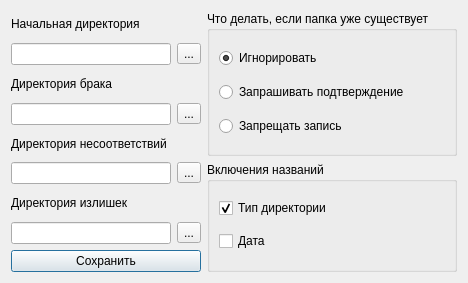
<?xml version="1.0" encoding="UTF-8"?>
<ui version="4.0">
 <class>SettingsForm</class>
 <widget class="QDialog" name="SettingsForm">
  <property name="geometry">
   <rect>
    <x>0</x>
    <y>0</y>
    <width>468</width>
    <height>283</height>
   </rect>
  </property>
  <property name="windowTitle">
   <string>Настройки конфигурации</string>
  </property>
  <layout class="QGridLayout" name="gridLayout">
   <item row="1" column="0">
    <widget class="QLineEdit" name="editStartDirection"/>
   </item>
   <item row="3" column="1">
    <widget class="QToolButton" name="buttonDefect">
     <property name="text">
      <string>...</string>
     </property>
    </widget>
   </item>
   <item row="7" column="0">
    <widget class="QLineEdit" name="editOverageDirection"/>
   </item>
   <item row="0" column="2" rowspan="5">
    <widget class="QGroupBox" name="groupBox">
     <property name="sizePolicy">
      <sizepolicy hsizetype="Preferred" vsizetype="Preferred">
       <horstretch>0</horstretch>
       <verstretch>0</verstretch>
      </sizepolicy>
     </property>
     <property name="title">
      <string>Что делать, если папка уже существует</string>
     </property>
     <layout class="QVBoxLayout" name="verticalLayout">
      <item>
       <widget class="QRadioButton" name="radioButtonIgnore">
        <property name="text">
         <string>Игнорировать</string>
        </property>
        <property name="checked">
         <bool>true</bool>
        </property>
       </widget>
      </item>
      <item>
       <widget class="QRadioButton" name="radioButtonAsk">
        <property name="text">
         <string>Запрашивать подтверждение</string>
        </property>
       </widget>
      </item>
      <item>
       <widget class="QRadioButton" name="radioButtonBlock">
        <property name="text">
         <string>Запрещать запись</string>
        </property>
       </widget>
      </item>
     </layout>
    </widget>
   </item>
   <item row="0" column="0">
    <widget class="QLabel" name="label">
     <property name="text">
      <string>Начальная директория</string>
     </property>
    </widget>
   </item>
   <item row="5" column="0">
    <widget class="QLineEdit" name="editDiscrepancyDirection">
     <property name="sizePolicy">
      <sizepolicy hsizetype="Expanding" vsizetype="Fixed">
       <horstretch>0</horstretch>
       <verstretch>0</verstretch>
      </sizepolicy>
     </property>
    </widget>
   </item>
   <item row="2" column="0">
    <widget class="QLabel" name="label_2">
     <property name="text">
      <string>Директория брака</string>
     </property>
    </widget>
   </item>
   <item row="3" column="0">
    <widget class="QLineEdit" name="editDefectDirection"/>
   </item>
   <item row="6" column="0">
    <widget class="QLabel" name="label_4">
     <property name="text">
      <string>Директория излишек</string>
     </property>
    </widget>
   </item>
   <item row="1" column="1">
    <widget class="QToolButton" name="buttonStart">
     <property name="text">
      <string>...</string>
     </property>
    </widget>
   </item>
   <item row="4" column="0" colspan="2">
    <widget class="QLabel" name="label_3">
     <property name="text">
      <string>Директория несоответствий</string>
     </property>
    </widget>
   </item>
   <item row="5" column="1">
    <widget class="QToolButton" name="buttonDisc">
     <property name="text">
      <string>...</string>
     </property>
    </widget>
   </item>
   <item row="7" column="1">
    <widget class="QToolButton" name="buttonOver">
     <property name="text">
      <string>...</string>
     </property>
    </widget>
   </item>
   <item row="8" column="0" colspan="2">
    <widget class="QPushButton" name="buttonSave">
     <property name="text">
      <string>Сохранить</string>
     </property>
    </widget>
   </item>
   <item row="5" column="2" rowspan="4">
    <widget class="QGroupBox" name="groupBox_2">
     <property name="title">
      <string>Включения названий</string>
     </property>
     <layout class="QVBoxLayout" name="verticalLayout_2">
      <item>
       <widget class="QCheckBox" name="checkBox">
        <property name="text">
         <string>Тип директории</string>
        </property>
        <property name="checkable">
         <bool>true</bool>
        </property>
        <property name="checked">
         <bool>true</bool>
        </property>
       </widget>
      </item>
      <item>
       <widget class="QCheckBox" name="checkBox_2">
        <property name="text">
         <string>Дата</string>
        </property>
       </widget>
      </item>
     </layout>
    </widget>
   </item>
  </layout>
 </widget>
 <resources/>
 <connections/>
</ui>
